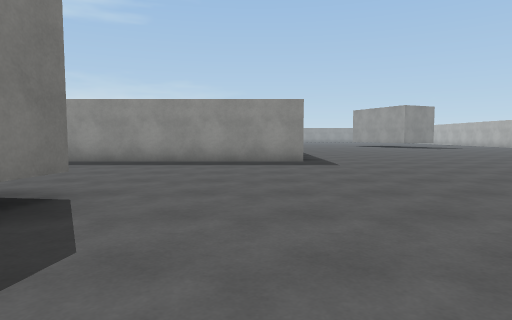
view 1 (above)

17 first-person views from a walk through a 3-D level made in the Unity game engine. The camera is 1.2 m above the floor, tilts 4° down and sees 75° across. The floor is counted in squares, 2 m on a side. Each view is taken from the middle of a square. On the plan, view 1 faces up. The plan holds only what a view shows up to about 10 squares ahead; the rest is blank. The place goes on beyond the plan. Surface patterns are stand-ins for the level's own textures.

view 2
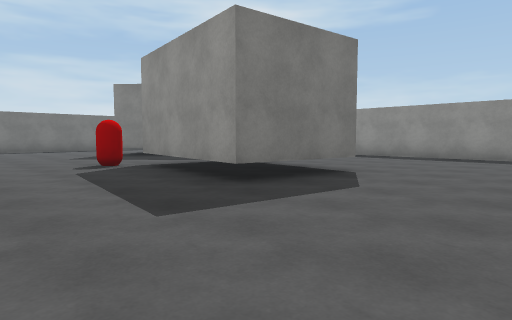

view 3
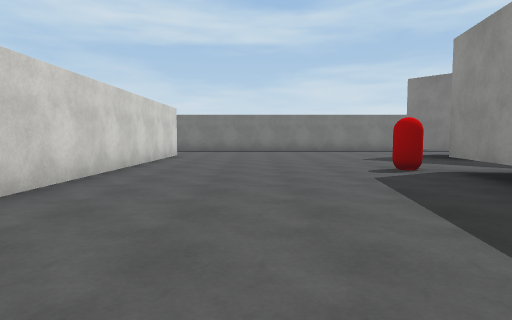

view 4
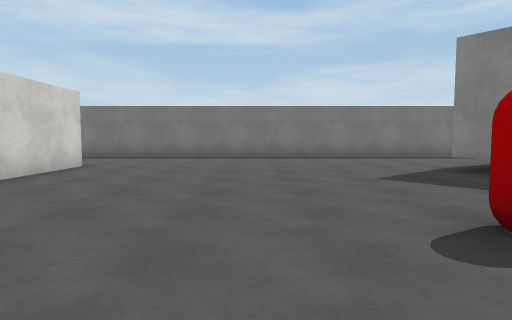

view 5
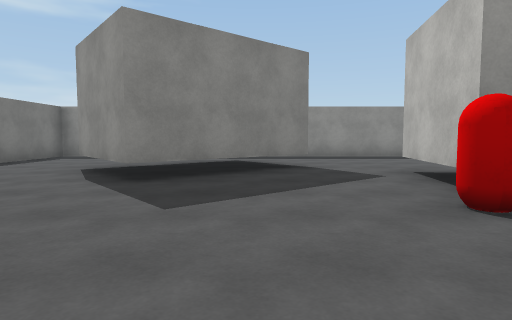

view 6
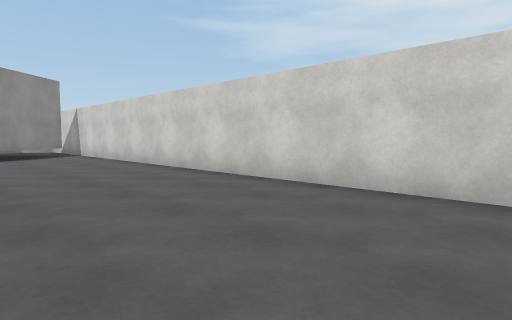

view 7
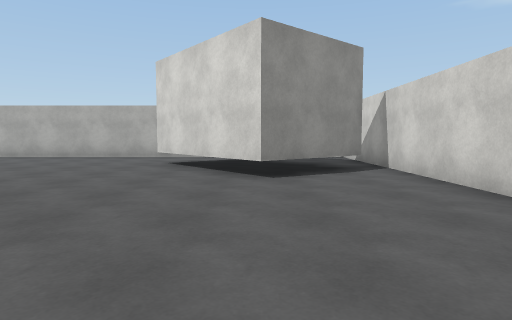

view 8
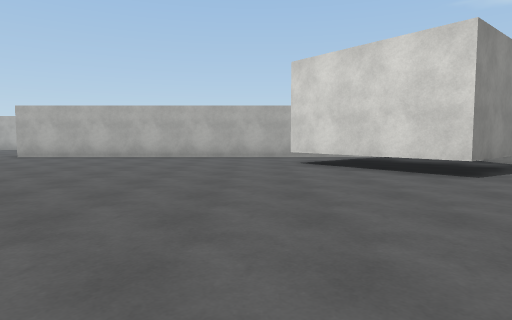

view 9
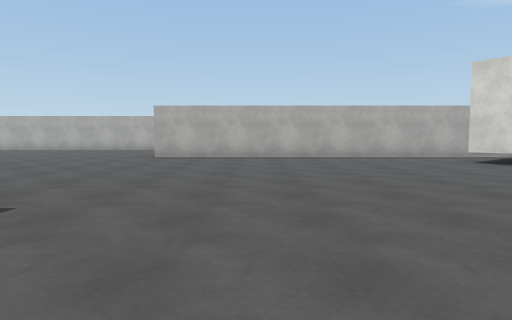

view 10
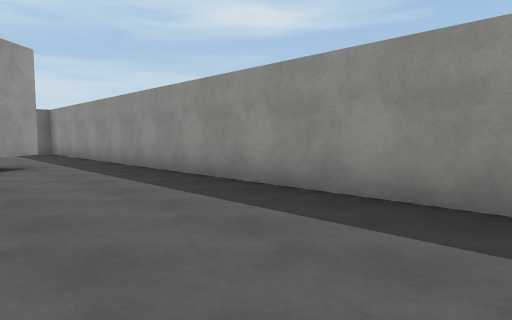

view 11
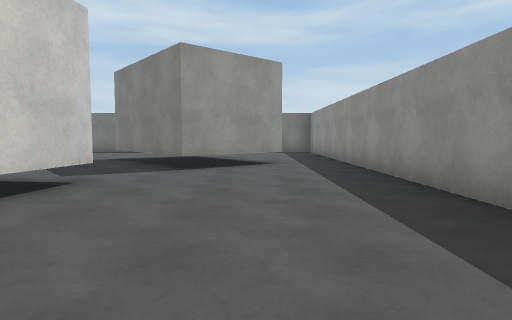

view 12
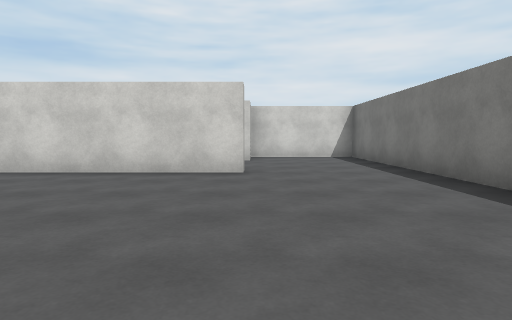

view 13
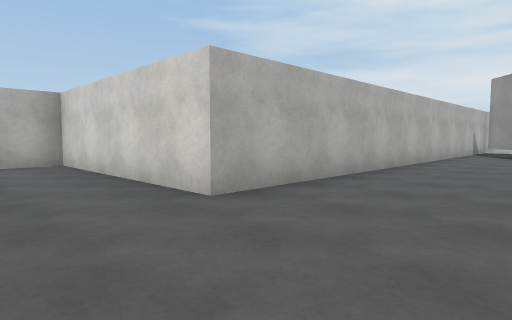

view 14
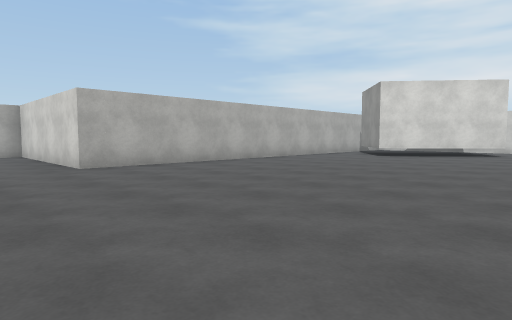

view 15
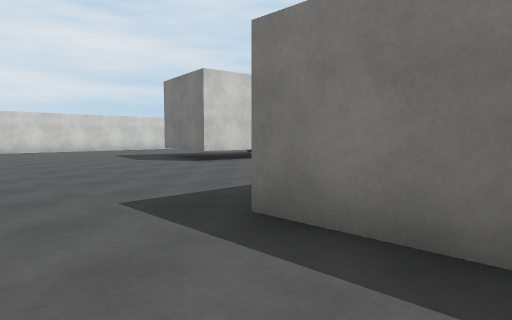

view 16
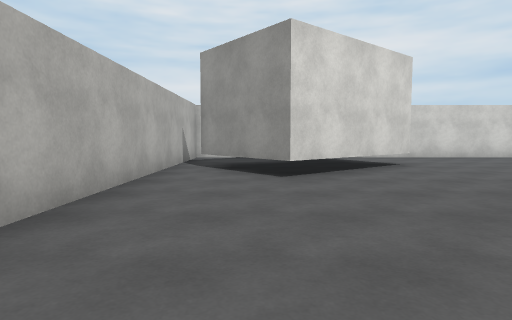

view 17
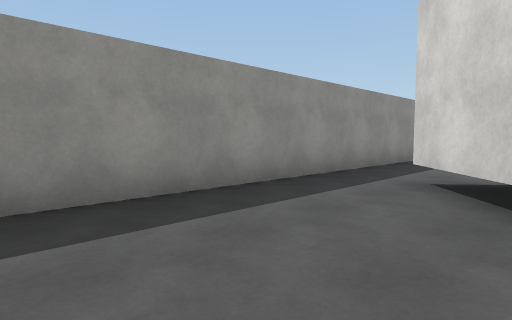

### Floor plan
Key: @ floor where view 1 was taken; # wall or solid block; x gap in a wall; . floor; T thing the floor can be seen under or through; C red capsule.
Columns run from 14 left of view 1 to 12 right of it. Each row starts with its distance up from view 1.
 10                #.........
  9                #...........
  8 ################.......####
  7 #......................#
  6 #....TT................#
  5 #...T T#...............#
  4 #..T ##................#
  3 #...T#...TTTT..........#
  2 #........T  T..........#
  1 #.......CTTTT..........#
  0 #.............@.....TT.#
 -1 #..................TTT.#
 -2 #.................TT  x#
 -3 #..................T  .#
 -4 #...................x..#
 -5 #...####################
 -6 #...
 -7 #...
 -8 #..#
 -9 ####

Where each view was taken, in squares from view 1:
view 1: 0 up, 0 right, facing up
view 2: 2 down, 1 right, facing up-left
view 3: 2 down, 0 right, facing left
view 4: 1 down, 4 left, facing left
view 5: 2 down, 8 left, facing up
view 6: 1 down, 6 left, facing down-right
view 7: 2 down, 1 left, facing right
view 8: 1 up, 1 left, facing right
view 9: 5 up, 1 left, facing right
view 10: 5 up, 1 left, facing up-left
view 11: 6 up, 1 left, facing left
view 12: 1 up, 11 left, facing down
view 13: 10 up, 6 right, facing down-right
view 14: 10 up, 2 right, facing down-right
view 15: 10 up, 3 right, facing down-left
view 16: 5 up, 7 right, facing down
view 17: 5 up, 13 left, facing up-right
